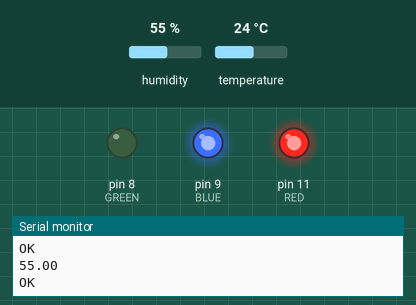
Recording of a sketch running on a simulated Arduino Uno, built with avr-gcc and run on an emulated ATmega328P. Parts: output pins drawn as LEDs (lit = HIGH), the last lines printed to the serial monitor. Inputs (shaded band) come from the test bench; at power-on: humidity 55 %, temperature 24 °C.

Above: at 2.8 s.
2.9 s: humidity set to 51 %
5.6 s: humidity set to 48 %
At 6.6 s:
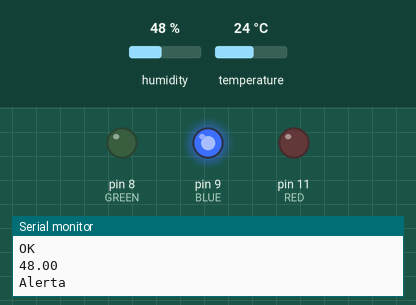
8.3 s: humidity set to 32 %
11.3 s: humidity set to 29 %
At 12.7 s:
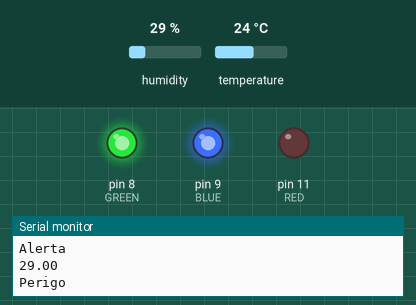
14.0 s: humidity set to 40 %
At 15.1 s:
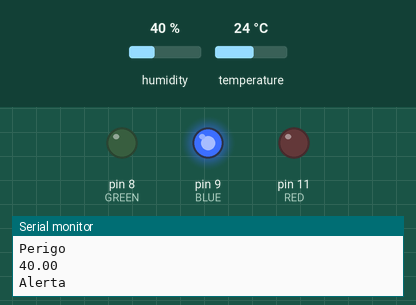
16.7 s: humidity set to 22 %
At 18.7 s:
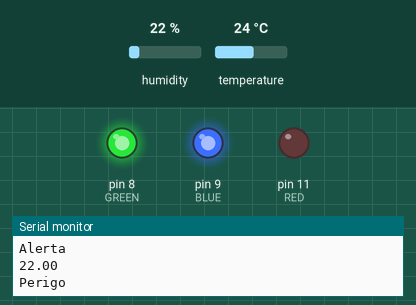
Timing chart, 0 to 20.2 s (numbered marks = the images above; inputs shaded):
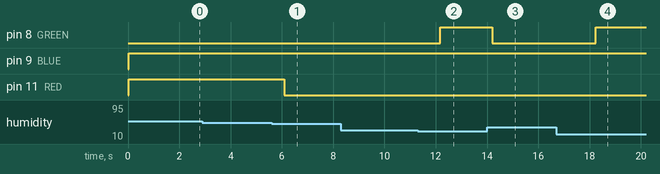

Measured:
- the behaviour switches between 50 and 49 % on humidity (found by bisection; images 0 and 1)
- the behaviour switches between 31 and 30 % on humidity (found by bisection; images 1 and 2)
- after the input at 5.6 s, pin 11 (RED): HIGH → LOW after 0.50 s
- after the input at 11.3 s, pin 8 (GREEN): LOW → HIGH after 0.87 s
- after the input at 14.0 s, pin 8 (GREEN): HIGH → LOW after 0.19 s
- after the input at 16.7 s, pin 8 (GREEN): LOW → HIGH after 1.5 s

The sketch:

humidity_sensor.ino
```cpp
#include <DHT.h>

#define RED 11
#define GREEN 8
#define BLUE 9

DHT dht(A2, DHT11);

void setup() {
  Serial.begin(9600);
  Serial.println("Serial started");
  dht.begin();

  pinMode(RED, OUTPUT);
  pinMode(GREEN, OUTPUT);
  pinMode(BLUE, OUTPUT);
}

void setColor(int r, int g, int b) {
  analogWrite(RED, r);
  analogWrite(GREEN, g);
  analogWrite(BLUE, b);
}

void loop() {
  float t = dht.readTemperature();
  float h = dht.readHumidity();

  Serial.println(h);

  if (h >= 50.0) {
    Serial.println("OK");
    setColor(255, 0, 255);
  } else if (h > 30 && h < 50) {
    Serial.println("Alerta");
    setColor(0, 0, 255);
  } else {
    Serial.println("Perigo");
    setColor(0, 255, 255);
  }

  delay(1000);
}
```
